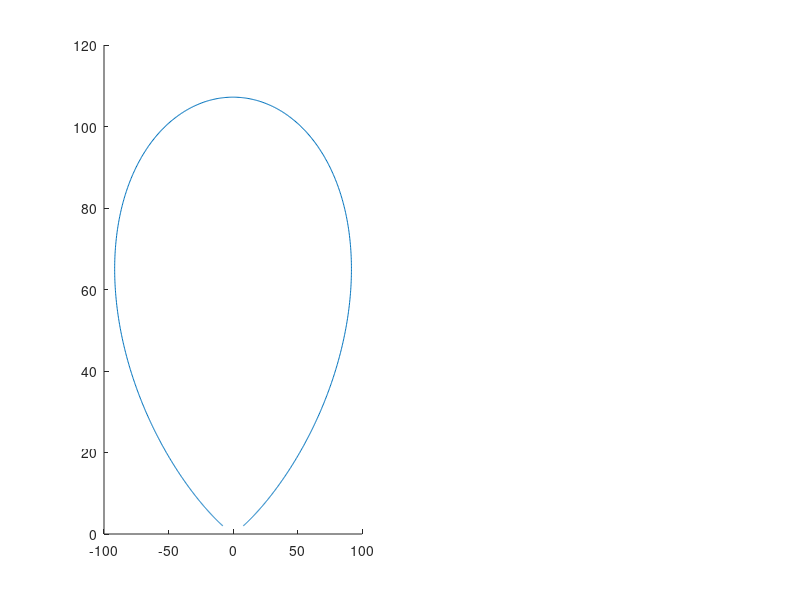

MATLAB code for this plot: (Note: this script raises an error after producing the figure.)
% Определение функции, задающей дифференциальное уравнение
diff_eq = @(x, y) x * exp(-x^2) - 2*x*y;

% Решение дифференциального уравнения для заданного диапазона x
x = linspace(-2, 2, 1000);
y0 = 2; % Начальное условие y(0) = 2
[t, y] = ode45(diff_eq, x, y0);

% получение значения производной для каждого значения функции и аргумента
% для построения фазового портрета
diffValues = zeros(size(y, 1), 1);

for i = 1:size(y,1)
    diffValues(i) = diff_eq(x(i), y(i));
end

% Построение фазового портрета
figure
subplot(1, 2, 1);
hold on;
plot(diffValues, y);
plot(out.dy, out.y);
hold off;
xlabel('dy/dx');
ylabel('y');
title('Фазовый портрет');

% Построение графика решения
subplot(1, 2, 2);
hold on;
plot(t, y);
plot(out.x, out.y);
hold off;
xlabel('x');
ylabel('y');
title('График');